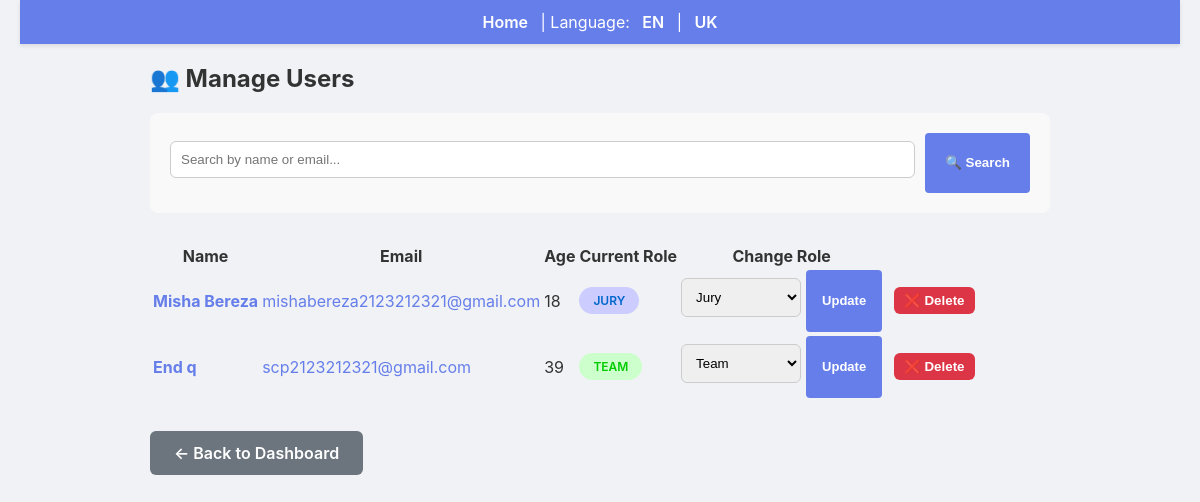
Before: /admin/users with the older database file.
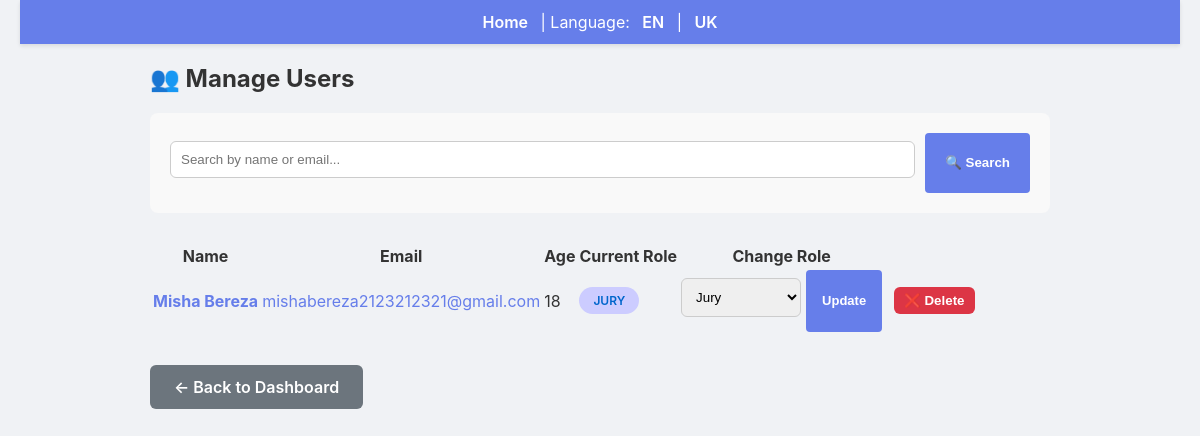
After: the same page with the newer database file.
### backend/models.py (models this page shows, shortened)
class User(db.Model):
    id = db.Column(db.Integer, primary_key=True)
    first_name = db.Column(db.String(120), nullable=False)
    last_name = db.Column(db.String(120), nullable=False)
    email = db.Column(db.String(200), unique=True, nullable=False)
    age = db.Column(db.Integer)
    bio = db.Column(db.Text)
    role = db.Column(db.String(30), default='team')

### backend/admin.py (the view)
def admin_users():
    users = User.query.all()
    return render_template('admin_users.html', users=users, search="")

### backend/app.py (called while the page is built)
@app.context_processor
def inject_user_processor():
    return inject_user()

@app.context_processor
def translation_processor():
    return translation()

### backend/app_helpers.py (called while the page is built)
def get_current_user():
    uid = session.get('user_id')
    if uid:
        return User.query.get(uid)
    return None

def inject_user():
    return {'get_current_user': get_current_user}

def translation():
    lang = session.get('language', 'en')
    def t(key):
        return get_text(key, lang)
    return {
        't': t,
        'lang': lang,
        'supported_languages': list(TRANSLATIONS.keys())
    }

### backend/translations.py (called while the page is built)
def get_text(key, lang='en'):
    if lang not in TRANSLATIONS:
        lang = 'en'
    return TRANSLATIONS[lang].get(key, key)

### templates/admin_users.html (shortened to what this page needs)
{% extends 'base.html' %}
{% block content %}
  <h2>👥 Manage Users</h2>
  <div style="background: #f9f9f9; padding: 20px; border-radius: 8px; margin-bottom: 30px;">
    <form method="get" style="display: flex; gap: 10px;">
      <input type="text" name="search" placeholder="Search by name or email..." value="{{ search }}" style="flex: 1;">
      <button type="submit">🔍 Search</button>
    </form>
  </div>
  <div style="overflow-x: auto;">
    <table>
      <thead>
        <tr>
          <th>Name</th>
          <th>Email</th>
          <th>Age</th>
          <th>Current Role</th>
          <th>Change Role</th>
        </tr>
      </thead>
      <tbody>
        {% for user in users %}
          <tr>
            <td><strong><a href="/user/{{user.id}}" style="color:#667eea; text-decoration:none;">{{ user.first_name }} {{ user.last_name }}</a></strong></td>
            <td><a href="/user/{{user.id}}" style="color:#667eea; text-decoration:none;">{{ user.email }}</a></td>
            <td>{{ user.age or '-' }}</td>
            <td>
              <span style="display: inline-block; padding: 6px 14px; border-radius: 20px; font-weight: 600; font-size: 12px;
                {% if user.role == 'admin' %}background: #ffcccc; color: #cc0000;
                {% elif user.role == 'jury' %}background: #ccf; color: #0066cc;
                {% else %}background: #ccffcc; color: #00cc00;
                {% endif %}">
                {{ user.role.upper() }}
              </span>
            </td>
            <td>
              <form method="post" action="/admin/user/{{ user.id }}/change-role" style="display: flex; gap: 5px;">
                <select name="role" style="width: 120px;">
                  <option value="team" {% if user.role == 'team' %}selected{% endif %}>Team</option>
                  <option value="jury" {% if user.role == 'jury' %}selected{% endif %}>Jury</option>
                </select>
                <button type="submit" style="padding: 8px 16px; font-size: 13px;">Update</button>
              </form>
            </td>
            <td>
              <form method="post" action="/admin/user/{{ user.id }}/delete" style="display:inline; margin-left:8px;">
                <button onclick="return confirm('Delete user?')" style="background:#dc3545; color:white; border:none; padding:6px 10px; border-radius:6px;">❌ Delete</button>
              </form>
            </td>
          </tr>
        {% else %}
          <tr>
            <td colspan="5" style="text-align: center; padding: 40px; color: #999;">
              {% if search %}No users found matching "{{ search }}"{% else %}No users found{% endif %}
            </td>
          </tr>
        {% endfor %}
      </tbody>
    </table>
  </div>
  <div style="margin-top: 30px;">
    <a href="/admin/dashboard" style="padding: 12px 24px; background: #6c757d; color: white; border-radius: 6px; text-decoration: none; font-weight: 600; display: inline-block;">← Back to Dashboard</a>
  </div>
{% endblock %}

### templates/base.html (shortened to what this page needs)
<!doctype html>
<html>
  <head>
    <link rel="stylesheet" href="/static/css/main.css">
  </head>
  <body>
    <nav>
      <a href="/">{{ t('home') }}</a>
      |
      {{ t('language') }}:
      <a href="{{ url_for('set_language', lang='en') }}">EN</a> |
      <a href="{{ url_for('set_language', lang='uk') }}">UK</a>
      {% set _cur = get_current_user() %}
    </nav>
    <div class="container">
      {% block content %}{% endblock %}
    </div>
  </body>
</html>

### static/css/main.css (style rules this page uses)
body { font-family: -apple-system, BlinkMacSystemFont, 'Segoe UI', Roboto, Oxygen, Ubuntu, Cantarell, 'Open Sans', 'Helvetica Neue', sans-serif; margin: 0; padding: 0 20px; background: #f0f2f5; color: #333; }
nav { text-align: center; padding: 12px 0; background: #667eea; color: white; box-shadow: 0 2px 4px rgba(0,0,0,0.1); }
nav a { color: white; text-decoration: none; margin: 0 8px; font-weight: 600; }
.container { max-width: 900px; margin: 0 auto; }
form input, form textarea, form select { width: 100%; padding: 10px; margin: 8px 0 15px; border: 1px solid #ccc; border-radius: 6px; box-sizing: border-box; }
form button { padding: 10px 20px; background: #667eea; color: white; border: none; border-radius: 4px; cursor: pointer; font-weight: 600; }

Changed rows visible on the page:
removed User: first_name "End", last_name "q", email "scp2123212321@gmail.com", age "39", role "TEAM", role "Team"
